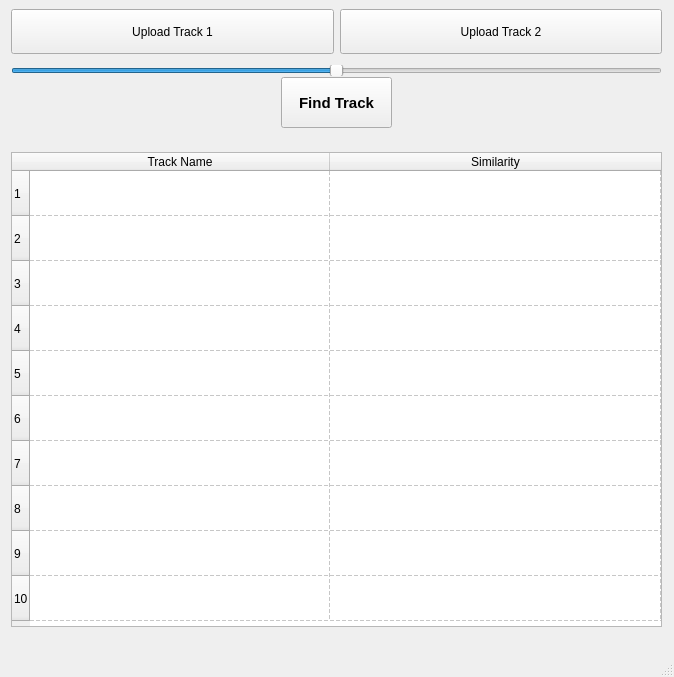
<?xml version="1.0" encoding="UTF-8"?>
<ui version="4.0">
 <class>MainWindow</class>
 <widget class="QMainWindow" name="MainWindow">
  <property name="geometry">
   <rect>
    <x>0</x>
    <y>0</y>
    <width>674</width>
    <height>677</height>
   </rect>
  </property>
  <property name="minimumSize">
   <size>
    <width>674</width>
    <height>609</height>
   </size>
  </property>
  <property name="maximumSize">
   <size>
    <width>16777215</width>
    <height>16777215</height>
   </size>
  </property>
  <property name="windowTitle">
   <string>MainWindow</string>
  </property>
  <widget class="QWidget" name="centralwidget">
   <layout class="QGridLayout" name="gridLayout">
    <item row="5" column="0" alignment="Qt::AlignHCenter|Qt::AlignVCenter">
     <widget class="QTableWidget" name="Similarity_View">
      <property name="sizePolicy">
       <sizepolicy hsizetype="Preferred" vsizetype="Preferred">
        <horstretch>100</horstretch>
        <verstretch>50</verstretch>
       </sizepolicy>
      </property>
      <property name="minimumSize">
       <size>
        <width>651</width>
        <height>475</height>
       </size>
      </property>
      <property name="maximumSize">
       <size>
        <width>0</width>
        <height>475</height>
       </size>
      </property>
      <property name="frameShape">
       <enum>QFrame::StyledPanel</enum>
      </property>
      <property name="frameShadow">
       <enum>QFrame::Raised</enum>
      </property>
      <property name="verticalScrollBarPolicy">
       <enum>Qt::ScrollBarAlwaysOff</enum>
      </property>
      <property name="horizontalScrollBarPolicy">
       <enum>Qt::ScrollBarAlwaysOff</enum>
      </property>
      <property name="sizeAdjustPolicy">
       <enum>QAbstractScrollArea::AdjustToContents</enum>
      </property>
      <property name="showGrid">
       <bool>true</bool>
      </property>
      <property name="gridStyle">
       <enum>Qt::DashLine</enum>
      </property>
      <property name="sortingEnabled">
       <bool>false</bool>
      </property>
      <property name="wordWrap">
       <bool>true</bool>
      </property>
      <property name="cornerButtonEnabled">
       <bool>true</bool>
      </property>
      <attribute name="horizontalHeaderVisible">
       <bool>true</bool>
      </attribute>
      <attribute name="horizontalHeaderCascadingSectionResizes">
       <bool>false</bool>
      </attribute>
      <attribute name="horizontalHeaderMinimumSectionSize">
       <number>35</number>
      </attribute>
      <attribute name="horizontalHeaderDefaultSectionSize">
       <number>300</number>
      </attribute>
      <attribute name="horizontalHeaderShowSortIndicator" stdset="0">
       <bool>false</bool>
      </attribute>
      <attribute name="horizontalHeaderStretchLastSection">
       <bool>true</bool>
      </attribute>
      <attribute name="verticalHeaderDefaultSectionSize">
       <number>45</number>
      </attribute>
      <attribute name="verticalHeaderStretchLastSection">
       <bool>false</bool>
      </attribute>
      <row>
       <property name="text">
        <string>1</string>
       </property>
      </row>
      <row>
       <property name="text">
        <string>2</string>
       </property>
      </row>
      <row>
       <property name="text">
        <string>3</string>
       </property>
      </row>
      <row>
       <property name="text">
        <string>4</string>
       </property>
      </row>
      <row>
       <property name="text">
        <string>5</string>
       </property>
      </row>
      <row>
       <property name="text">
        <string>6</string>
       </property>
      </row>
      <row>
       <property name="text">
        <string>7</string>
       </property>
      </row>
      <row>
       <property name="text">
        <string>8</string>
       </property>
      </row>
      <row>
       <property name="text">
        <string>9</string>
       </property>
      </row>
      <row>
       <property name="text">
        <string>10</string>
       </property>
      </row>
      <column>
       <property name="text">
        <string>Track Name</string>
       </property>
      </column>
      <column>
       <property name="text">
        <string>Similarity</string>
       </property>
      </column>
     </widget>
    </item>
    <item row="3" column="0">
     <layout class="QVBoxLayout" name="verticalLayout_2">
      <item>
       <layout class="QHBoxLayout" name="horizontalLayout">
        <item>
         <widget class="QPushButton" name="UpBtn_1">
          <property name="minimumSize">
           <size>
            <width>251</width>
            <height>45</height>
           </size>
          </property>
          <property name="maximumSize">
           <size>
            <width>16777215</width>
            <height>16777215</height>
           </size>
          </property>
          <property name="text">
           <string>Upload Track 1</string>
          </property>
          <property name="checkable">
           <bool>true</bool>
          </property>
         </widget>
        </item>
        <item>
         <widget class="QPushButton" name="UpBtn_2">
          <property name="minimumSize">
           <size>
            <width>251</width>
            <height>45</height>
           </size>
          </property>
          <property name="maximumSize">
           <size>
            <width>16777215</width>
            <height>16777215</height>
           </size>
          </property>
          <property name="text">
           <string>Upload Track 2</string>
          </property>
          <property name="checkable">
           <bool>true</bool>
          </property>
          <property name="checked">
           <bool>false</bool>
          </property>
         </widget>
        </item>
       </layout>
      </item>
      <item>
       <widget class="QSlider" name="MixerSlider">
        <property name="sizePolicy">
         <sizepolicy hsizetype="Expanding" vsizetype="Maximum">
          <horstretch>0</horstretch>
          <verstretch>0</verstretch>
         </sizepolicy>
        </property>
        <property name="minimumSize">
         <size>
          <width>651</width>
          <height>11</height>
         </size>
        </property>
        <property name="maximumSize">
         <size>
          <width>0</width>
          <height>0</height>
         </size>
        </property>
        <property name="autoFillBackground">
         <bool>false</bool>
        </property>
        <property name="maximum">
         <number>100</number>
        </property>
        <property name="sliderPosition">
         <number>50</number>
        </property>
        <property name="tracking">
         <bool>true</bool>
        </property>
        <property name="orientation">
         <enum>Qt::Horizontal</enum>
        </property>
       </widget>
      </item>
      <item alignment="Qt::AlignHCenter|Qt::AlignVCenter">
       <widget class="QPushButton" name="SearchBtn">
        <property name="sizePolicy">
         <sizepolicy hsizetype="MinimumExpanding" vsizetype="MinimumExpanding">
          <horstretch>0</horstretch>
          <verstretch>0</verstretch>
         </sizepolicy>
        </property>
        <property name="minimumSize">
         <size>
          <width>111</width>
          <height>51</height>
         </size>
        </property>
        <property name="maximumSize">
         <size>
          <width>3565</width>
          <height>16777215</height>
         </size>
        </property>
        <property name="font">
         <font>
          <pointsize>11</pointsize>
          <weight>75</weight>
          <bold>true</bold>
         </font>
        </property>
        <property name="text">
         <string>Find Track</string>
        </property>
        <property name="icon">
         <iconset>
          <normaloff>icons/Search_BUTTON.png</normaloff>icons/Search_BUTTON.png</iconset>
        </property>
        <property name="autoDefault">
         <bool>false</bool>
        </property>
        <property name="default">
         <bool>false</bool>
        </property>
        <property name="flat">
         <bool>false</bool>
        </property>
       </widget>
      </item>
     </layout>
    </item>
   </layout>
  </widget>
  <widget class="QMenuBar" name="menubar">
   <property name="geometry">
    <rect>
     <x>0</x>
     <y>0</y>
     <width>674</width>
     <height>21</height>
    </rect>
   </property>
  </widget>
  <widget class="QStatusBar" name="statusbar"/>
 </widget>
 <resources/>
 <connections/>
</ui>
